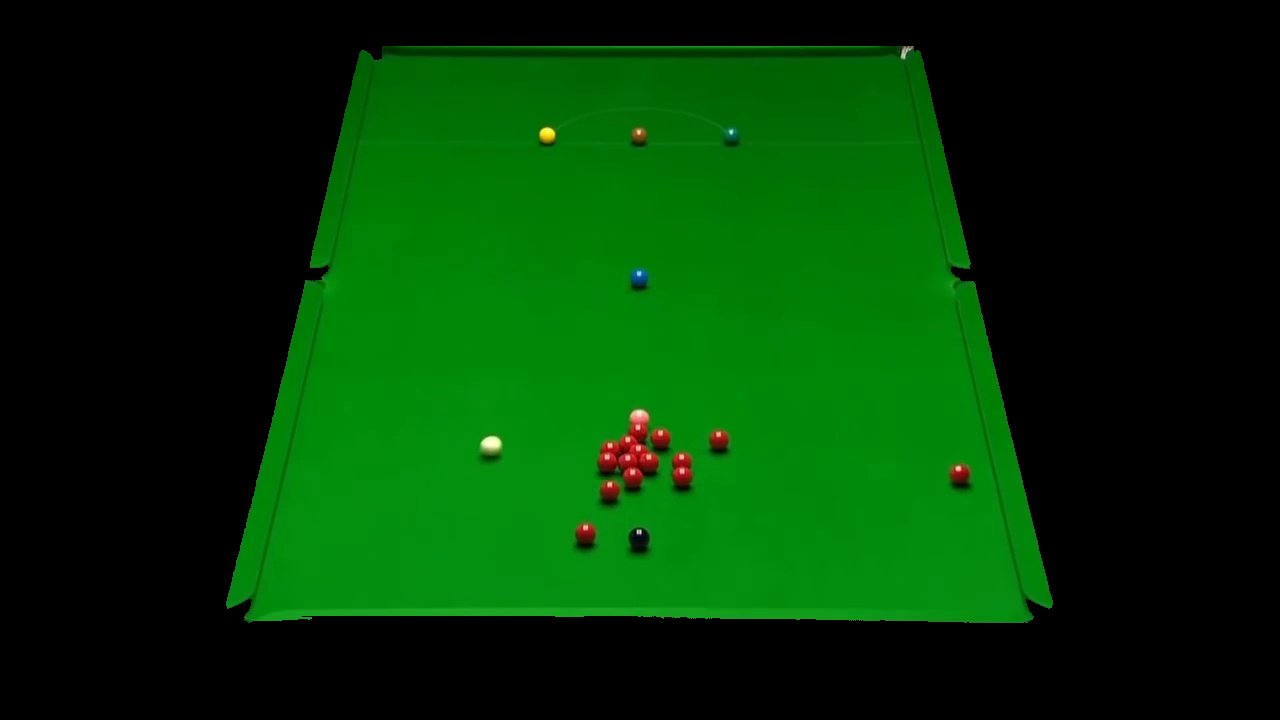
#> input picture frames/masked_frame.png, 1280 x 720 px
$ jupyter execute Detect_Highlight.ipynb
#> lines starting #> are read from the running program, lines starting #| are printed output that depends on the picture; after the words box and inside, x2 and y2 are one past the last pixel; in counts of white or black regions, pixels touching at a corner belong together
[cell 1]
import cv2
import numpy as np

[cell 2]
SHOW_TIMER = 1000

[cell 3]
frame = cv2.imread("../frames/masked_frame.png")
#> frame is the input picture: shape (720, 1280, 3); mean B, G, R 4, 54.9, 1.8
frame = cv2.imread("../frames/frame_208900_6963300.0.jpg")
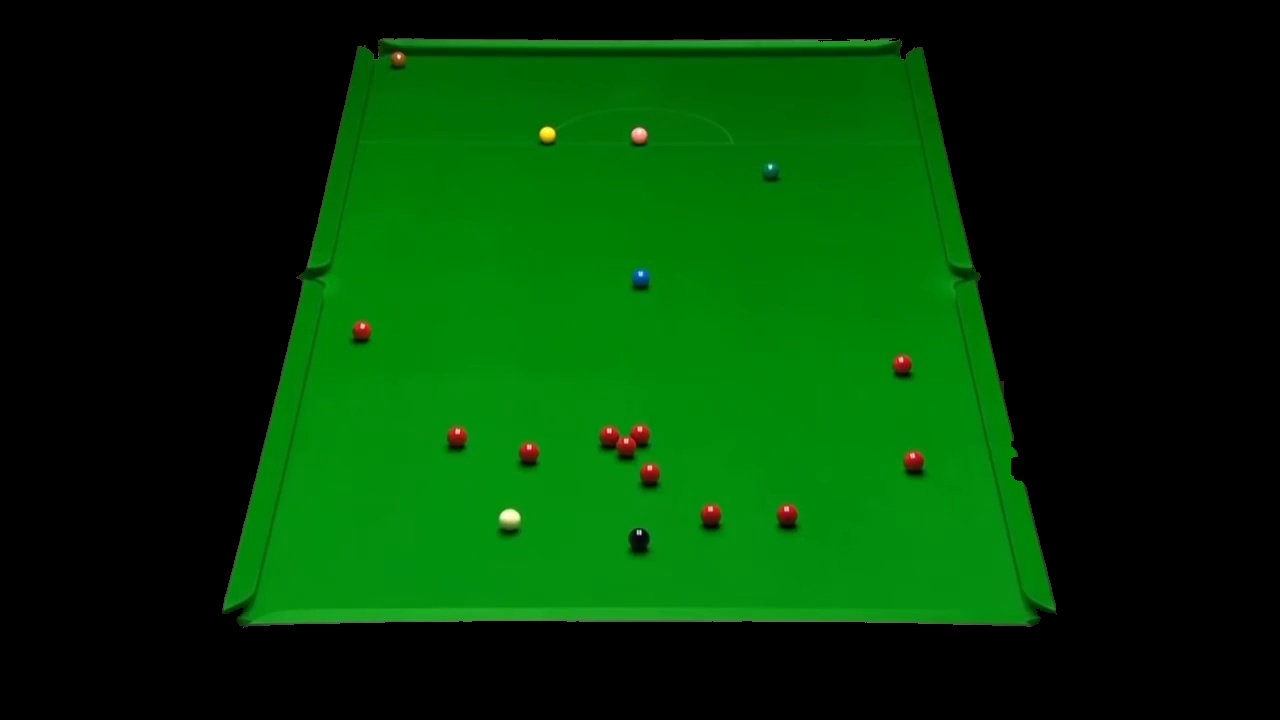
#> input picture frames/frame_208900_6963300.0.jpg, 1280 x 720 px
#> frame is the input picture: shape (720, 1280, 3); mean B, G, R 4.4, 57, 2.1

hsv_frame = cv2.cvtColor(frame, cv2.COLOR_RGB2HSV)
#> hsv_frame: shape (720, 1280, 3); mean H, S, V 26.3, 110.5, 57.3

[cell 4]
cv2.imshow("frame", frame)
cv2.waitKey(SHOW_TIMER)
cv2.destroyAllWindows()

[cell 5]
cv2.imshow("Vue", hsv_frame[:,:,2])
cv2.waitKey(0)
cv2.destroyAllWindows()

[cell 6]
cv2.imshow("Saturation", hsv_frame[:,:,1])
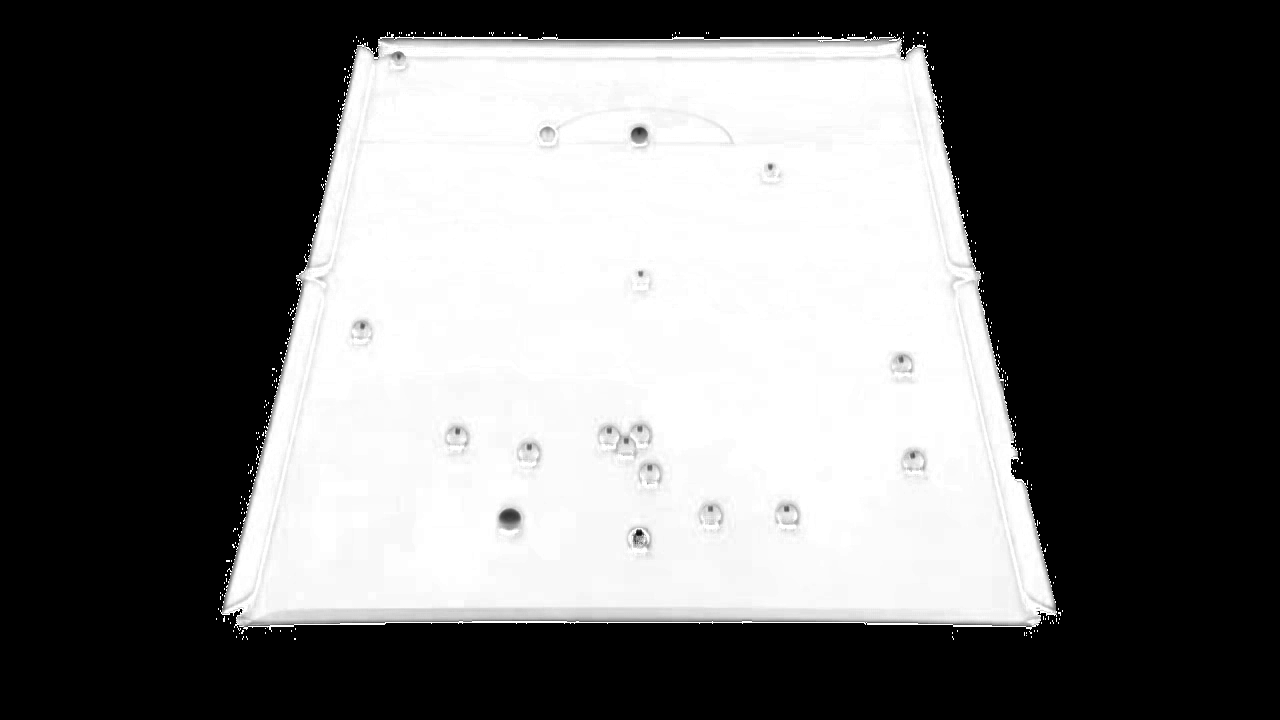
#> window 'Saturation': shape (720, 1280); min 0, max 255, mean 110.5
cv2.waitKey(0)
cv2.destroyAllWindows()

[cell 7]
cv2.imshow("Hue", hsv_frame[:,:,0])
cv2.waitKey(0)
cv2.destroyAllWindows()

[cell 8]
COLORS = ["blue", "red", "pink", "brown", "yellow", "green", "white", "black"]

[cell 9]
MAX_BLUE = (25, 255, 255)
MIN_BLUE = (10, 0, 30)
mask_blue = cv2.inRange(hsv_frame, MIN_BLUE, MAX_BLUE) #
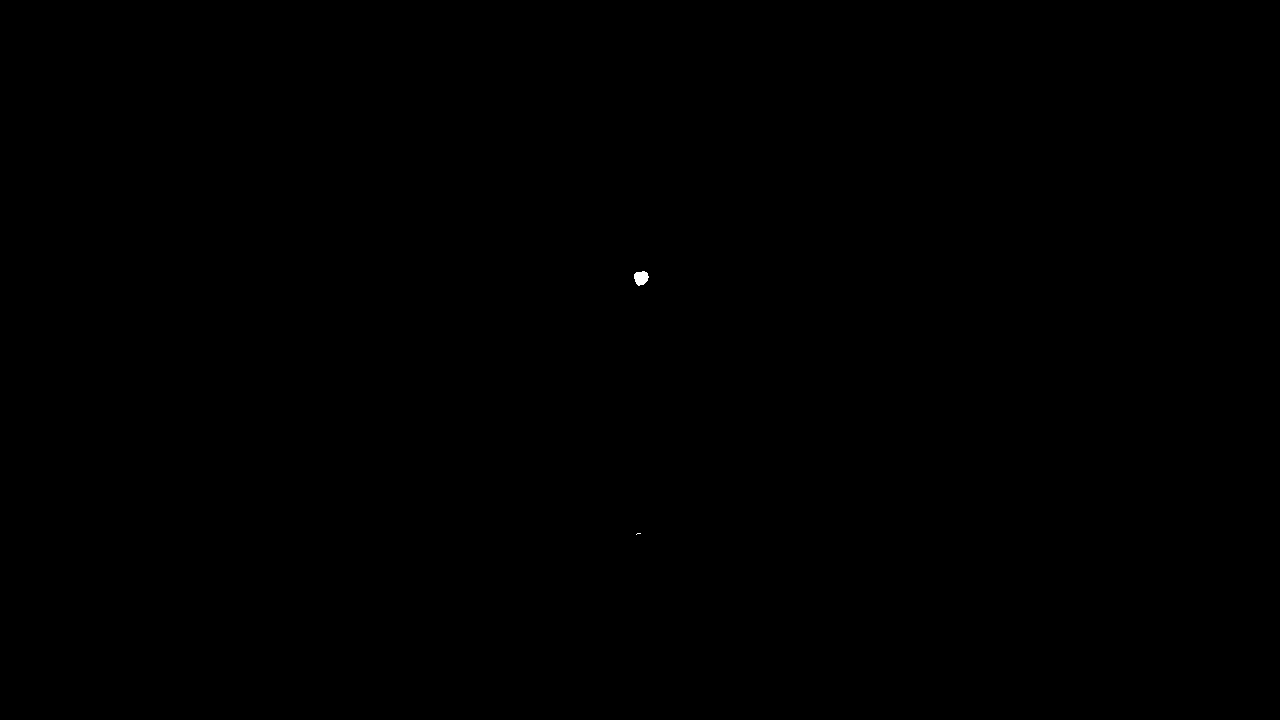
#> mask_blue: shape (720, 1280); 0.02% white; 2 white regions (1 under 20 px), largest, box (x1, y1, x2, y2) and area: (634, 271, 649, 286) 165

[cell 10]
cv2.imshow("mask blue", mask_blue)
cv2.waitKey(SHOW_TIMER)
cv2.destroyAllWindows()

[cell 11]
MAX_RED = (130, 255, 200)
MIN_RED = (110, 0, 0)
mask_red = cv2.inRange(hsv_frame, MIN_RED, MAX_RED) #
#> mask_red: shape (720, 1280); 0.26% white; 176 white regions (166 under 20 px), largest, box (x1, y1, x2, y2) and area: (602, 427, 648, 455) 616, (779, 506, 796, 525) 203, (703, 507, 720, 525) 199

[cell 12]
cv2.imshow("mask red", mask_red)
cv2.waitKey(0)
cv2.destroyAllWindows()

[cell 13]
MAX_PINK = (130, 255, 255)
MIN_PINK = (110, 0, 200)
mask_pink = cv2.inRange(hsv_frame, MIN_PINK, MAX_PINK)
#> mask_pink: shape (720, 1280); 0.03% white; 13 white regions (5 under 20 px), largest, box (x1, y1, x2, y2) and area: (633, 131, 646, 140) 86, (784, 507, 789, 512) 23, (898, 358, 904, 363) 21

[cell 14]
cv2.imshow("mask pink", mask_pink)
cv2.waitKey(SHOW_TIMER)
cv2.destroyAllWindows()

[cell 15]
MAX_BROWN = (110, 255, 150)
MIN_BROWN = (90, 0, 0)
mask_brown = cv2.inRange(hsv_frame, MIN_BROWN, MAX_BROWN)
#> mask_brown: shape (720, 1280); 0.14% white in thin lines or dots, all inside (x1, y1, x2, y2) = (228, 47, 1030, 632)

[cell 16]
cv2.imshow("mask brown", mask_brown)
cv2.waitKey(SHOW_TIMER)
cv2.destroyAllWindows()

[cell 17]
MAX_YELLOW = (100, 255, 255)
MIN_YELLOW = (90, 0, 150)
mask_yellow = cv2.inRange(hsv_frame, MIN_YELLOW, MAX_YELLOW)
#> mask_yellow: shape (720, 1280); 0.02% white; 8 white regions (6 under 20 px), largest, box (x1, y1, x2, y2) and area: (541, 130, 555, 140) 112, (505, 514, 516, 521) 59

[cell 18]
cv2.imshow("mask yellow", mask_yellow)
cv2.waitKey(SHOW_TIMER)
cv2.destroyAllWindows()

[cell 19]
MAX_GREEN = (50, 255, 255)
MIN_GREEN = (30, 0, 0)
mask_green = cv2.inRange(hsv_frame, MIN_GREEN, MAX_GREEN)
#> mask_green: shape (720, 1280); 0.04% white; 12 white regions (9 under 20 px), largest, box (x1, y1, x2, y2) and area: (764, 162, 779, 177) 171, (632, 267, 652, 288) 150, (632, 532, 647, 547) 80

[cell 20]
cv2.imshow("mask green", mask_green)
cv2.waitKey(SHOW_TIMER)
cv2.destroyAllWindows()

[cell 21]
MAX_WHITE = (90, 255, 255)
MIN_WHITE = (70, 0, 150)
mask_white = cv2.inRange(hsv_frame, MIN_WHITE, MAX_WHITE)
#> mask_white: shape (720, 1280); 0.03% white; 4 white regions (2 under 20 px), largest, box (x1, y1, x2, y2) and area: (501, 510, 520, 524) 190, (540, 127, 555, 137) 68

[cell 22]
cv2.imshow("mask white", mask_white)
cv2.waitKey(SHOW_TIMER)
cv2.destroyAllWindows()

[cell 23]
MAX_BLACK = (255, 255, 50)
MIN_BLACK = (0, 0, 0)
mask_black = cv2.inRange(hsv_frame, MIN_BLACK, MAX_BLACK)
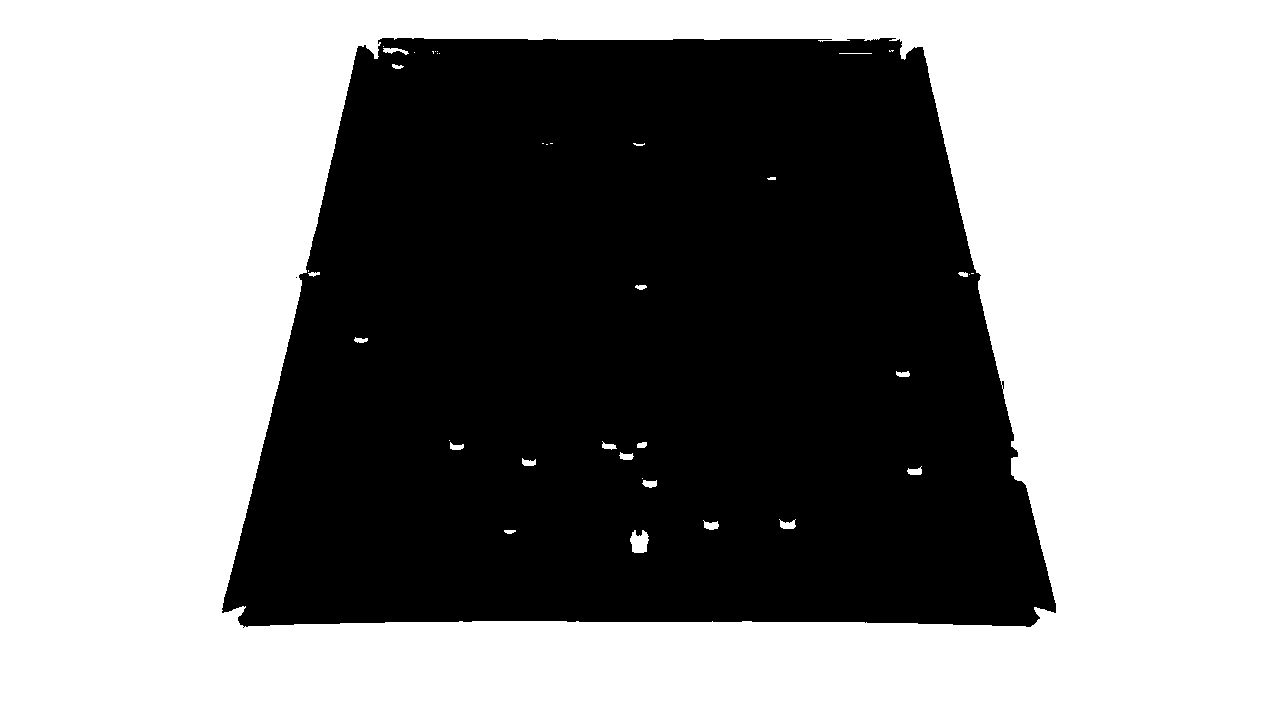
#> mask_black: shape (720, 1280); 56.1% white; 2 black regions (1 under 20 px), largest, box (x1, y1, x2, y2) and area: (222, 38, 1056, 628) 404822
